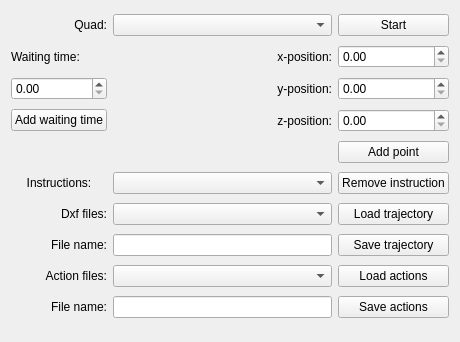
<?xml version="1.0" encoding="UTF-8"?>
<ui version="4.0">
 <class>Form</class>
 <widget class="QWidget" name="Form">
  <property name="geometry">
   <rect>
    <x>0</x>
    <y>0</y>
    <width>460</width>
    <height>342</height>
   </rect>
  </property>
  <property name="windowTitle">
   <string>Form</string>
  </property>
  <property name="styleSheet">
   <string notr="true"/>
  </property>
  <layout class="QGridLayout" name="gridLayout">
   <item row="11" column="0">
    <widget class="QLabel" name="label_4">
     <property name="text">
      <string>Instructions:</string>
     </property>
     <property name="alignment">
      <set>Qt::AlignCenter</set>
     </property>
    </widget>
   </item>
   <item row="12" column="0">
    <widget class="QLabel" name="label_6">
     <property name="text">
      <string>Dxf files:</string>
     </property>
     <property name="alignment">
      <set>Qt::AlignRight|Qt::AlignTrailing|Qt::AlignVCenter</set>
     </property>
    </widget>
   </item>
   <item row="13" column="0">
    <widget class="QLabel" name="label_7">
     <property name="text">
      <string>File name:</string>
     </property>
     <property name="alignment">
      <set>Qt::AlignRight|Qt::AlignTrailing|Qt::AlignVCenter</set>
     </property>
    </widget>
   </item>
   <item row="13" column="1">
    <widget class="QLineEdit" name="FileInput"/>
   </item>
   <item row="12" column="1">
    <widget class="QComboBox" name="DXFInputBox"/>
   </item>
   <item row="12" column="2">
    <widget class="QPushButton" name="LoadButton">
     <property name="text">
      <string>Load trajectory</string>
     </property>
    </widget>
   </item>
   <item row="11" column="2">
    <widget class="QPushButton" name="RemovePointButton">
     <property name="text">
      <string>Remove instruction</string>
     </property>
    </widget>
   </item>
   <item row="11" column="1">
    <widget class="QComboBox" name="Pointlist"/>
   </item>
   <item row="13" column="2">
    <widget class="QPushButton" name="SaveButton">
     <property name="text">
      <string>Save trajectory</string>
     </property>
    </widget>
   </item>
   <item row="6" column="0">
    <widget class="QDoubleSpinBox" name="WaitBox"/>
   </item>
   <item row="5" column="0">
    <widget class="QLabel" name="label_8">
     <property name="text">
      <string>Waiting time:</string>
     </property>
    </widget>
   </item>
   <item row="2" column="1">
    <widget class="QComboBox" name="IrisInputBox"/>
   </item>
   <item row="2" column="0">
    <widget class="QLabel" name="label_5">
     <property name="text">
      <string>Quad:</string>
     </property>
     <property name="alignment">
      <set>Qt::AlignRight|Qt::AlignTrailing|Qt::AlignVCenter</set>
     </property>
    </widget>
   </item>
   <item row="2" column="2">
    <widget class="QPushButton" name="bStart">
     <property name="text">
      <string>Start</string>
     </property>
    </widget>
   </item>
   <item row="5" column="1">
    <widget class="QLabel" name="label">
     <property name="text">
      <string>x-position:</string>
     </property>
     <property name="alignment">
      <set>Qt::AlignRight|Qt::AlignTrailing|Qt::AlignVCenter</set>
     </property>
    </widget>
   </item>
   <item row="5" column="2">
    <widget class="QDoubleSpinBox" name="XBox"/>
   </item>
   <item row="6" column="1">
    <widget class="QLabel" name="label_2">
     <property name="text">
      <string>y-position:</string>
     </property>
     <property name="alignment">
      <set>Qt::AlignRight|Qt::AlignTrailing|Qt::AlignVCenter</set>
     </property>
    </widget>
   </item>
   <item row="6" column="2">
    <widget class="QDoubleSpinBox" name="YBox"/>
   </item>
   <item row="10" column="2">
    <widget class="QPushButton" name="AddPointButton">
     <property name="text">
      <string>Add point</string>
     </property>
    </widget>
   </item>
   <item row="14" column="2">
    <widget class="QPushButton" name="LoadActionsButton">
     <property name="text">
      <string>Load actions</string>
     </property>
    </widget>
   </item>
   <item row="15" column="2">
    <widget class="QPushButton" name="SaveActionsButton">
     <property name="text">
      <string>Save actions</string>
     </property>
    </widget>
   </item>
   <item row="14" column="1">
    <widget class="QComboBox" name="ActionInputBox"/>
   </item>
   <item row="15" column="1">
    <widget class="QLineEdit" name="ActionFileInput"/>
   </item>
   <item row="14" column="0">
    <widget class="QLabel" name="label_9">
     <property name="text">
      <string>Action files:</string>
     </property>
     <property name="alignment">
      <set>Qt::AlignRight|Qt::AlignTrailing|Qt::AlignVCenter</set>
     </property>
    </widget>
   </item>
   <item row="15" column="0">
    <widget class="QLabel" name="label_10">
     <property name="text">
      <string>File name:</string>
     </property>
     <property name="alignment">
      <set>Qt::AlignRight|Qt::AlignTrailing|Qt::AlignVCenter</set>
     </property>
    </widget>
   </item>
   <item row="7" column="0">
    <widget class="QPushButton" name="AddWaitButton">
     <property name="text">
      <string>Add waiting time</string>
     </property>
    </widget>
   </item>
   <item row="7" column="1">
    <widget class="QLabel" name="label_3">
     <property name="text">
      <string>z-position:</string>
     </property>
     <property name="alignment">
      <set>Qt::AlignRight|Qt::AlignTrailing|Qt::AlignVCenter</set>
     </property>
    </widget>
   </item>
   <item row="7" column="2">
    <widget class="QDoubleSpinBox" name="ZBox"/>
   </item>
  </layout>
 </widget>
 <resources/>
 <connections/>
</ui>
